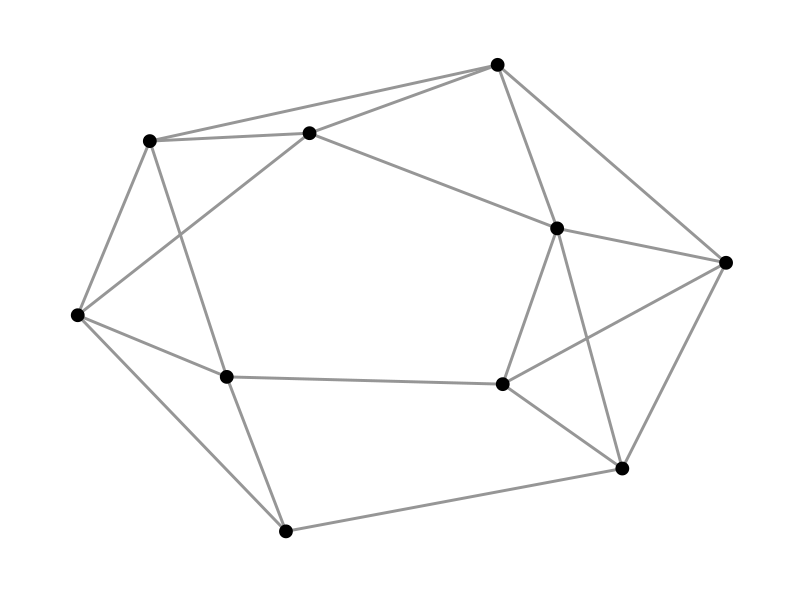

Here is the R script that generated this plot: (Note: this script raises an error after producing the figure.)
library(tidyverse)
library(tidygraph)
library(ggraph)



simnet <- play_smallworld(n_dim  = 1,
                dim_size = 10,
                order = 2,
                p_rewire = 0.05)

simnetplotobj <- simnet %>%
  ggraph(layout = 'kk') +
  geom_edge_link(width  = 1, color = "#969696") +
  geom_node_point(size = 4) +
  scale_color_continuous(guide = 'legend') +
  theme_graph()

plot(simnetplotobj)


# no weights
simnetplotobjCentrality <- simnet %>%
  activate(nodes) %>%
  dplyr::mutate(id = 1:10) %>%
  mutate(Centrality = centrality_pagerank()) %>%
  ggraph(layout = "graphopt") +
  geom_edge_link(color = "#000000", alpha = 0.2) +
  geom_node_point(aes(size = Centrality, colour = Centrality)) +
  geom_node_text(aes(label = id), repel = TRUE, size = 5)+
  scale_color_viridis_c("Centrality") +
  theme_graph()




# weights
nfb <- simnet %>%
  activate(edges) %>%
  as_tibble()
nfb$weight <- ifelse(nfb$from %in% c(5) | nfb$to %in% c(5),
                     1, NA)
nfb$weight[is.na(nfb$weight)] <- runif(20, min = 0.01, max = 0.3)


simnetplotobjCentrality2 <- simnet %>%
  activate(edges) %>%
  left_join(., nfb, by = c("from", "to")) %>%
  activate(nodes) %>%
  dplyr::mutate(id = 1:10) %>%
  mutate(Centrality = centrality_pagerank(weights = weight)) %>%
  ggraph(layout = "graphopt") +
  geom_edge_link(aes(width  = weight), color = "#000000", alpha = 0.2) +
  scale_edge_width("Weight", range = c(0.2, 1)) +
  geom_node_point(aes(size = Centrality, colour = Centrality)) +
  geom_node_text(aes(label = id), repel = TRUE, size = 5)+
  scale_color_viridis_c("Centrality") +
  theme_graph()


svglite::svglite(file = "~/Desktop/example_network_centrality_weights.svg",
                 width = 11, height = 7)

cowplot::plot_grid(simnetplotobjCentrality, simnetplotobjCentrality2, align = "v")
graphics.off()



# extract centrality
centrality <- simnet %>%
  tidygraph::activate(nodes) %>%
  dplyr::mutate(centrality = tidygraph::centrality_pagerank(weights = weight)) %>%
  tibble::as_tibble()



# community detection algorithms
simnet <- play_islands(n_islands = 5,
                       size_islands = 10,
                       p_within = 0.8,
                       m_between = 5)

simnetplotobjCDA <- simnet %>%
  activate(nodes) %>%
  dplyr::mutate(id = 1:50) %>%
  ggraph(layout = "kk") +
  geom_edge_link(color = "#000000", alpha = 0.2) +
  geom_node_point() +
  theme_graph()
plot(simnetplotobjCDA)


simnetplotobjCDA2 <- simnet %>%
  mutate(Community = as.factor(tidygraph::group_louvain())) %>%
  ggraph(layout = 'kk') +
  geom_edge_link(aes(alpha = ..index..), show.legend = FALSE) +
  geom_node_point(aes(colour = Community), size = 3) +
  theme_graph()

plot(simnetplotobjCDA2)

jpeg(file = "~/Desktop/example_network_community.jpg",
     width = 11, height = 7, units = "in", res = 500)

cowplot::plot_grid(simnetplotobjCDA, simnetplotobjCDA2, align = "v")
graphics.off()
